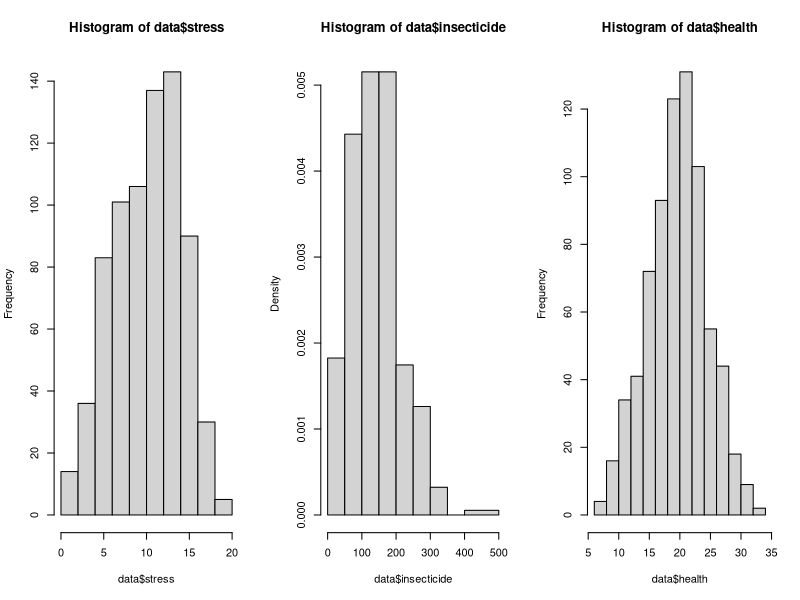
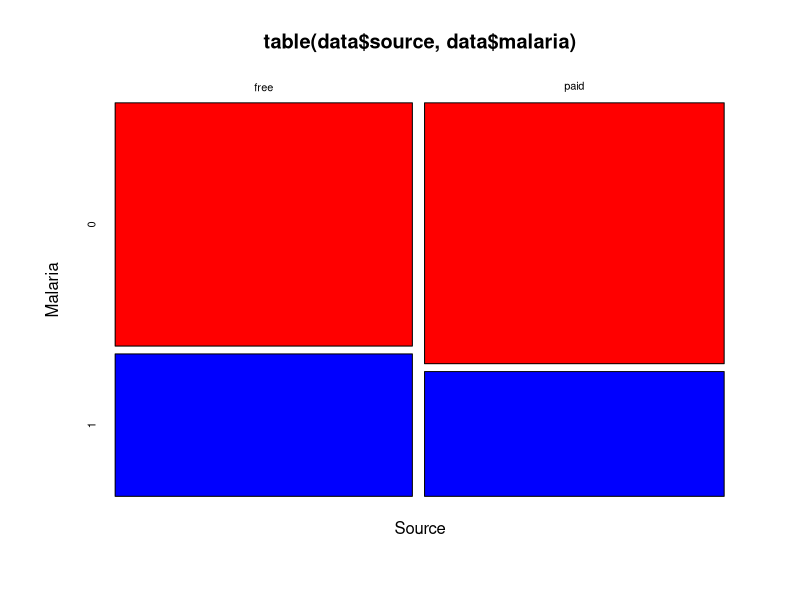
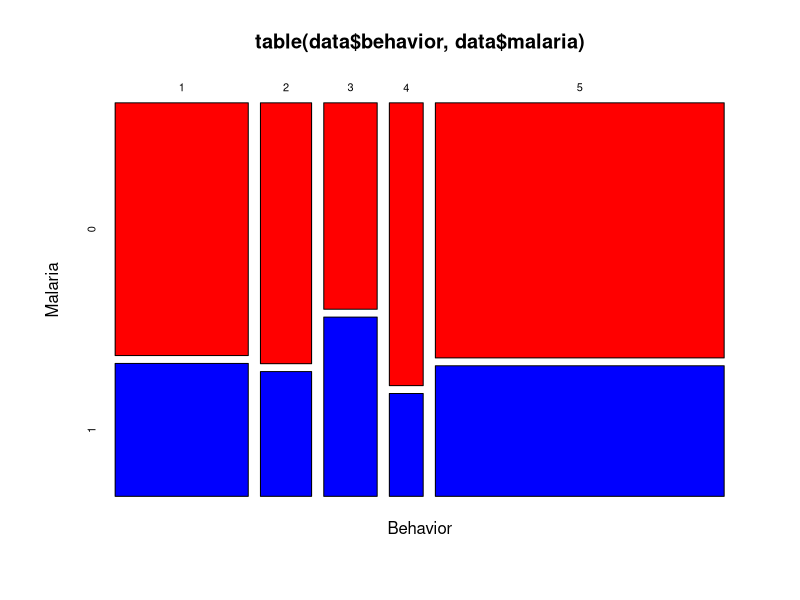
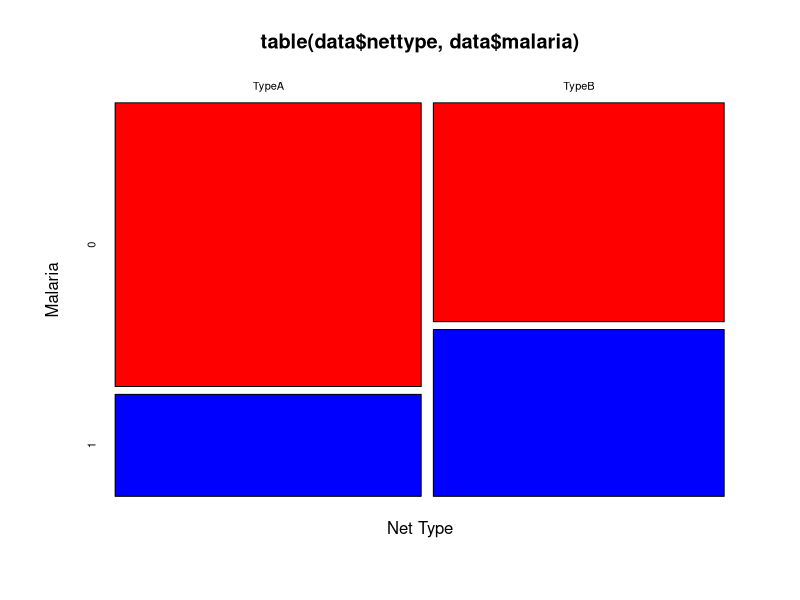
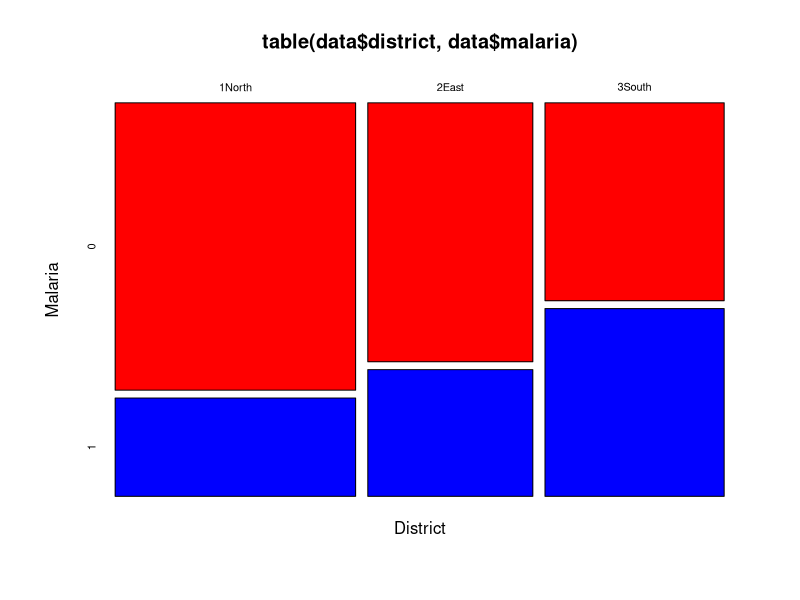
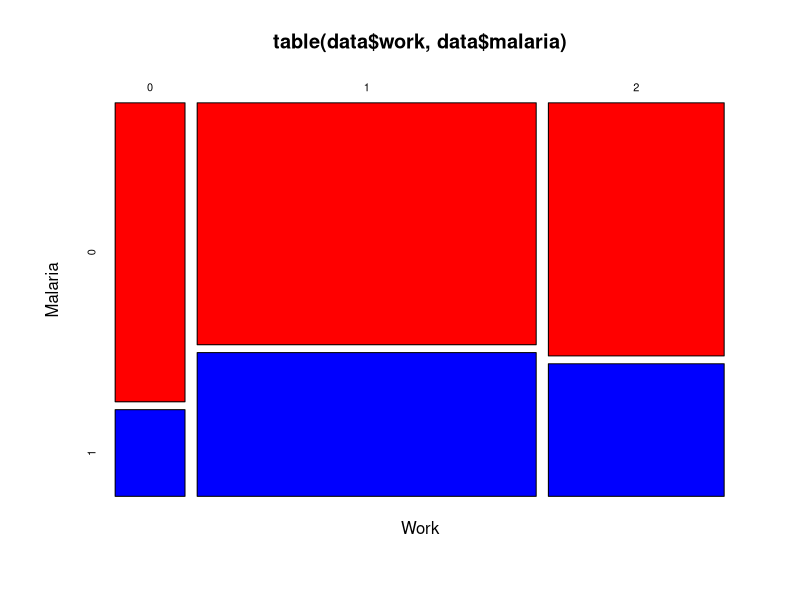

The R source for these figures, in order:
# import data
fdata = read.csv("malaria.csv")
head(fdata)

# remove Nid column
data = fdata[,-1]
head(data)

# check for null values
sum(is.na(data))

# change categorical variables using factor
data$source = factor(data$source)
data$behavior = factor(data$behavior)
data$nettype = factor(data$nettype)
data$district = factor(data$district)
data$work = factor(data$work)

# characteristics of subjects
table(data$source)
table(data$behavior)
table(data$nettype)
table(data$district)
table(data$work)
summary(data$insecticide)
table(data$malaria)

# remove outlier
data = data[(data$insecticide != 128765),]
data = data[(data$health != 37),]
#data = data[(data$district != "9Moon"),]
data$district = droplevels(data$district, exclude = "9Moon")
data = data[(data$stress>0),]

# histograms
par(mfrow = c(1, 3))
hist(data$stress)
hist(data$insecticide, breaks = c(seq(0,400, by=50), 500))
hist(data$health)
par(mfrow = c(1, 1))

# plot of contingency table
mosaicplot(table(data$source, data$malaria),
           color = c("Red", "Blue"),
           xlab="Source",
           ylab="Malaria")

mosaicplot(table(data$behavior, data$malaria),
           color = c("Red", "Blue"),
           xlab="Behavior",
           ylab="Malaria")

mosaicplot(table(data$nettype, data$malaria),
           color = c("Red", "Blue"),
           xlab="Net Type",
           ylab="Malaria")

mosaicplot(table(data$district, data$malaria),
           color = c("Red", "Blue"),
           xlab="District",
           ylab="Malaria")

mosaicplot(table(data$work, data$malaria),
           color = c("Red", "Blue"),
           xlab="Work",
           ylab="Malaria")

# chi-sq test
chisq.test(table(data$malaria, data$source))
chisq.test(table(data$malaria, data$behavior))
chisq.test(table(data$malaria, data$nettype))
chisq.test(table(data$malaria, data$district))
chisq.test(table(data$malaria, data$work))
